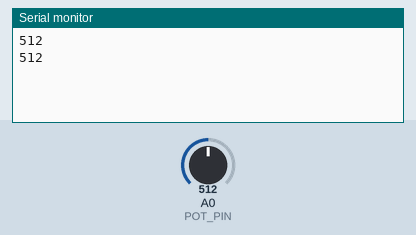
A sketch run on a simulated Arduino Uno, built with avr-gcc and run on an emulated ATmega328P. On the bench: the last lines printed to the serial monitor. The test bench sets the inputs (shaded band); at power-on: A0 (POT_PIN) = 512.

Above: at 1.8 s.
1.9 s: A0 (POT_PIN) set to 716
At 2.8 s:
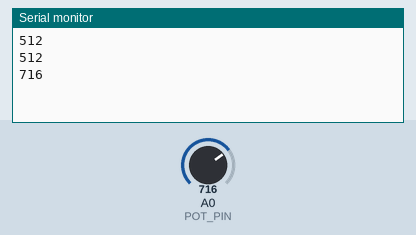
3.4 s: A0 (POT_PIN) set to 900
At 4.6 s:
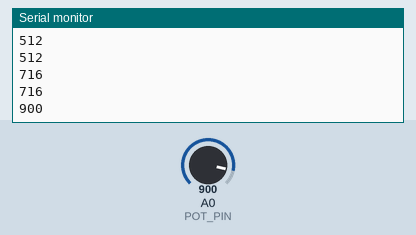
Timing chart, 0 to 6.4 s (numbered marks = the images above; inputs shaded):
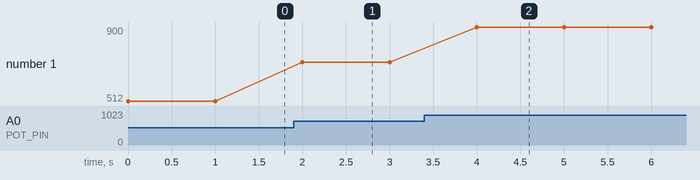

Measured:
- after the input at 1.9 s, the serial monitor: prints a new line after 0.10 s (image 1)
- after the input at 3.4 s, the serial monitor: prints a new line after 0.60 s (image 2)
- plotted number 1: 512 → 716 after the input at 1.9 s, 716 → 900 after the input at 3.4 s

The sketch:

BacaPotensiometerDiSerial.ino
```cpp
#define POT_PIN A0
void setup() {
Serial.begin(9600);
}

void loop() {
  int PotValue = analogRead(POT_PIN);
  Serial.println(PotValue);
  delay(1000);
}
```
